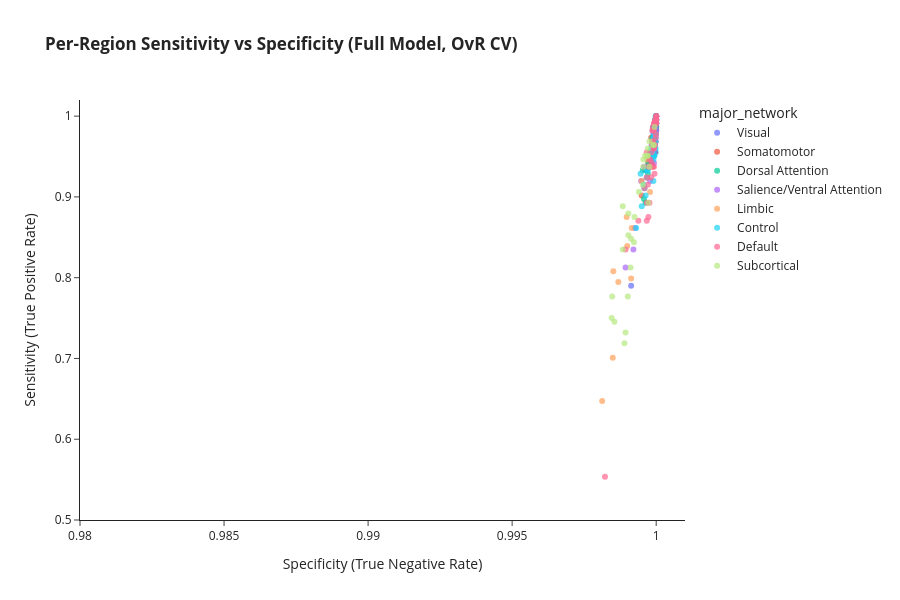

The notebook cell this image was saved under:
### Markdown cell above
**Key observations**

- The model is very strong overall, with mean AUC ≈ 0.998, F1 ≈ 0.93, and extremely high specificity (TNR) ≈ 0.9997, meaning true negatives are almost always correctly identified.  
- Classification performance varies by region: many cortical regions are perfectly discriminable, while subcortical and limbic areas are harder to classify.  
- The model relies more on cortical, visual, and motor areas for accurate predictions.  
- High specificity (TNR) across regions indicates false positives are rare, but low sensitivity (TPR) in some regions means the model can miss true positives there.  

**Top 10 most discriminable regions**

- These regions have AUC = 1.0, so the classifier can perfectly separate the target class from all others.  
- Most belong to Visual, Somatomotor, Salience/Ventral Attention, Control, and Default networks.  
- Sensitivity and specificity are both very high, close to 100%, so the model detects positives and negatives almost perfectly in these areas.  
- **Interpretation:** These regions are highly informative for the task, and the model relies heavily on them for classification.  

**Bottom 10 least discriminable regions**

- These regions have the lowest AUCs (≈ 0.964–0.990), so the model is less confident distinguishing their activity.  
- They are mostly in Subcortical and Limbic networks, which are harder to classify.  
- Sensitivity (TPR) is relatively low (≈ 37.9–79.5%), while specificity (TNR) remains very high (≈ 99.8–99.9%).  

**Interpretation:** The model rarely mislabels negatives (high specificity) but often misses positives (low sensitivity), so these regions are less informative for classification.  

**Example: low sensitivity, high specificity**

Suppose there are 100 samples for a given brain region:

| Actual / Predicted | Predicted positive | Predicted negative |
|--------------------|--------------------|--------------------|
| Positive (20)      | 8                  | 12                 |
| Negative (80)      | 1                  | 79                 |

**Metrics**

- Sensitivity (True Positive Rate):  
  \(\text{TPR} = \frac{\text{TP}}{\text{TP} + \text{FN}} = \frac{8}{8 + 12} = 0.4\) → low.  
  The model misses 12 out of 20 actual positives.  

- Specificity (True Negative Rate):  
  \(\text{TNR} = \frac{\text{TN}}{\text{TN} + \text{FP}} = \frac{79}{79 + 1} = 0.9875\) → very high.  
  The model almost never mislabels negatives as positive.  

**Interpretation**

- This region provides little useful information for detecting positives, because the model often fails to identify positive cases.  
- However, it is still “safe” in the sense that it does not produce many false alarms, due to high specificity.  
- In the results table, subcortical and limbic regions behave like this: they are hard for the model to recognize as positive, but they almost never cause false positives, making them less informative than the top regions where both sensitivity and specificity are near 100%.

### Code cell
# =============================================================================
# SENSITIVITY VS SPECIFICITY SCATTER
# =============================================================================

fig = px.scatter(
    binary_full_ovr_cv,
    x='specificity', y='sensitivity',
    color='major_network',
    hover_data=['region_name', 'auc_roc', 'f1'],
    opacity=0.7,
    title='<b>Per-Region Sensitivity vs Specificity (Full Model, OvR CV)</b>'
)

fig.add_hline(y=0.9, line_dash='dash', line_color='gray', opacity=0.5)
fig.add_vline(x=0.995, line_dash='dash', line_color='gray', opacity=0.5)

fig.update_layout(
    xaxis_title='Specificity (True Negative Rate)',
    yaxis_title='Sensitivity (True Positive Rate)',
    template='simple_white',
    height=600, width=900,
    xaxis=dict(range=[0.98, 1.001]),
    yaxis=dict(range=[0.5, 1.02])
)
fig.show()

### Figure 1 — Plotly figure (JSON) as saved in the notebook; plotly's stock layout.template omitted (floating-point values rounded to 4 significant figures; data arrays with more than 128 entries replaced by an {"elided": "..."} marker saying what was removed)
{"data": [{"customdata": [["LH_VisCent_ExStr_2", 0.9991, 0.9248], ["LH_VisCent_ExStr_1", 1, 1], ["LH_VisCent_Striate_1", 1.0, 0.9955], ["LH_VisCent_ExStr_3", 0.9998, 0.9778], ["LH_VisCent_ExStr_4", 1.0, 0.991], ["LH_VisCent_ExStr_5", 1, 0.9978], ["LH_VisPeri_ExStrInf_1", 0.9999, 0.9776], ["LH_VisPeri_ExStrInf_2", 0.9999, 0.9643], ["LH_VisPeri_ExStrInf_3", 0.9928, 0.7937], ["LH_VisPeri_StriCal_1", 1, 1], ["LH_VisPeri_ExStrSup_1", 1.0, 0.9844], ["LH_VisPeri_ExStrSup_2", 1.0, 0.9978], ["RH_VisCent_ExStr_1", 1, 1], ["RH_VisCent_ExStr_2", 0.9999, 0.9705], ["RH_VisCent_Striate_1", 1, 0.9978], ["RH_VisCent_ExStr_3", 0.9998, 0.9443], ["RH_VisCent_ExStr_4", 1.0, 0.9933], ["RH_VisCent_ExStr_5", 1.0, 0.9955], ["RH_VisPeri_ExStrInf_1", 1.0, 0.9955], ["RH_VisPeri_ExStrInf_2", 0.9999, 0.9777], ["RH_VisPeri_StriCal_1", 1, 1], ["RH_VisPeri_ExStrSup_1", 1.0, 0.9955], ["RH_VisPeri_ExStrSup_2", 1, 0.9955], ["RH_VisPeri_ExStrSup_3", 1.0, 0.9842]], "hovertemplate": "major_network=Visual<br>specificity=%{x}<br>sensitivity=%{y}<br>region_name=%{customdata[0]}<br>auc_roc=%{customdata[1]}<br>f1=%{customdata[2]}<extra></extra>", "legendgroup": "Visual", "marker": {"color": "#636efa", "opacity": 0.7, "symbol": "circle"}, "mode": "markers", "name": "Visual", "orientation": "v", "showlegend": true, "type": "scatter", "x": [0.9996, 1.0, 1.0, 0.9999, 1.0, 1.0, 0.9999, 0.9998, 0.9991, 1.0, 0.9999, 1.0, 1.0, 0.9999, 1.0, 0.9997, 1.0, 1.0, 1.0, 0.9999, 1.0, 1.0, 1.0, 1.0], "xaxis": "x", "y": [0.933, 1.0, 0.9955, 0.9821, 0.9866, 0.9955, 0.9732, 0.9643, 0.7902, 1.0, 0.9866, 0.9955, 1.0, 0.9554, 0.9955, 0.9464, 0.9866, 0.9911, 0.9955, 0.9777, 1.0, 0.9955, 0.9911, 0.9732], "yaxis": "y"}, {"customdata": [["LH_SomMotA_1", 0.9999, 0.9707], ["LH_SomMotA_2", 0.9992, 0.9528], ["LH_SomMotA_3", 1.0, 0.9888], ["LH_SomMotA_4", 0.9999, 0.9709], ["LH_SomMotA_5", 1.0, 0.9797], ["LH_SomMotA_6", 0.9998, 0.9865], ["LH_SomMotA_7", 1.0, 0.9911], ["LH_SomMotA_8", 1.0, 0.9798], ["LH_SomMotB_Aud_1", 1.0, 0.9483], ["LH_SomMotB_Aud_2", 1.0, 0.9821], ["LH_SomMotB_S2_1", 0.9987, 0.8938], ["LH_SomMotB_S2_2", 1.0, 0.991], ["LH_SomMotB_Aud_3", 0.9992, 0.9399], ["LH_SomMotB_S2_3", 0.9999, 0.964], ["LH_SomMotB_Cent_1", 1, 1], ["LH_SomMotB_Cent_2", 0.9997, 0.953], ["RH_SomMotA_1", 1.0, 0.98], ["RH_SomMotA_2", 0.9999, 0.9775], ["RH_SomMotA_3", 0.9999, 0.9526], ["RH_SomMotA_4", 1.0, 0.9843], ["RH_SomMotA_5", 0.9993, 0.9396], ["RH_SomMotA_6", 1.0, 0.9753], ["RH_SomMotA_7", 1.0, 0.9667], ["RH_SomMotA_8", 0.9999, 0.9753], ["RH_SomMotA_9", 0.9998, 0.9754], ["RH_SomMotA_10", 1.0, 0.991], ["RH_SomMotA_11", 0.9998, 0.9865], ["RH_SomMotB_Aud_1", 0.9999, 0.9798], ["RH_SomMotB_Aud_2", 0.9998, 0.9663], ["RH_SomMotB_S2_1", 0.9999, 0.9545], ["RH_SomMotB_S2_2", 0.9999, 0.9685], ["RH_SomMotB_S2_3", 1.0, 0.9933], ["RH_SomMotB_S2_4", 1.0, 0.9888], ["RH_SomMotB_Cent_1", 1, 1]], "hovertemplate": "major_network=Somatomotor<br>specificity=%{x}<br>sensitivity=%{y}<br>region_name=%{customdata[0]}<br>auc_roc=%{customdata[1]}<br>f1=%{customdata[2]}<extra></extra>", "legendgroup": "Somatomotor", "marker": {"color": "#EF553B", "opacity": 0.7, "symbol": "circle"}, "mode": "markers", "name": "Somatomotor", "orientation": "v", "showlegend": true, "type": "scatter", "x": [0.9999, 0.9998, 1.0, 0.9999, 1.0, 1.0, 1.0, 0.9999, 0.9998, 0.9999, 0.9995, 1.0, 0.9997, 0.9999, 1.0, 0.9998, 0.9999, 0.9999, 0.9998, 0.9999, 0.9997, 0.9999, 0.9998, 0.9999, 0.9999, 1.0, 1.0, 0.9999, 0.9999, 0.9999, 0.9999, 1.0, 1.0, 1.0], "xaxis": "x", "y": [0.9598, 0.9464, 0.9866, 0.9688, 0.9688, 0.9777, 0.9911, 0.9732, 0.942, 0.9821, 0.9018, 0.9821, 0.942, 0.9554, 1.0, 0.9509, 0.9866, 0.9688, 0.942, 0.9821, 0.9375, 0.9688, 0.9732, 0.9688, 0.9732, 0.9866, 0.9821, 0.9732, 0.9598, 0.9375, 0.9598, 0.9955, 0.9821, 1.0], "yaxis": "y"}, {"customdata": [["LH_DorsAttnA_TempOcc_1", 0.9999, 0.9661], ["LH_DorsAttnA_TempOcc_2", 1.0, 0.9705], ["LH_DorsAttnA_ParOcc_1", 0.9979, 0.8993], ["LH_DorsAttnA_SPL_1", 0.9999, 0.9843], ["LH_DorsAttnA_SPL_2", 1.0, 0.991], ["LH_DorsAttnA_SPL_3", 0.9998, 0.9333], ["LH_DorsAttnB_PostC_1", 1.0, 0.9819], ["LH_DorsAttnB_PostC_2", 1.0, 0.9752], ["LH_DorsAttnB_PostC_3", 0.9999, 0.971], ["LH_DorsAttnB_PostC_4", 1.0, 0.9843], ["LH_DorsAttnB_FEF_1", 0.9992, 0.9306], ["RH_DorsAttnA_TempOcc_1", 0.9999, 0.9749], ["RH_DorsAttnA_ParOcc_1", 0.999, 0.9029], ["RH_DorsAttnA_SPL_1", 1.0, 0.9865], ["RH_DorsAttnA_SPL_2", 1.0, 0.9955], ["RH_DorsAttnA_SPL_3", 0.9999, 0.9775], ["RH_DorsAttnA_SPL_4", 1.0, 0.9933], ["RH_DorsAttnB_PostC_1", 1.0, 0.9708], ["RH_DorsAttnB_PostC_2", 0.9998, 0.9399], ["RH_DorsAttnB_PostC_3", 1.0, 0.9933], ["RH_DorsAttnB_PostC_4", 1.0, 0.9888], ["RH_DorsAttnB_FEF_1", 0.9969, 0.9147]], "hovertemplate": "major_network=Dorsal Attention<br>specificity=%{x}<br>sensitivity=%{y}<br>region_name=%{customdata[0]}<br>auc_roc=%{customdata[1]}<br>f1=%{customdata[2]}<extra></extra>", "legendgroup": "Dorsal Attention", "marker": {"color": "#00cc96", "opacity": 0.7, "symbol": "circle"}, "mode": "markers", "name": "Dorsal Attention", "orientation": "v", "showlegend": true, "type": "scatter", "x": [0.9999, 0.9999, 0.9996, 1.0, 1.0, 0.9997, 1.0, 0.9999, 0.9999, 0.9999, 0.9997, 1.0, 0.9996, 1.0, 1.0, 0.9999, 1.0, 0.9999, 0.9997, 1.0, 1.0, 0.9995], "xaxis": "x", "y": [0.9554, 0.9554, 0.8973, 0.9777, 0.9866, 0.9375, 0.9688, 0.9643, 0.9732, 0.9821, 0.9286, 0.9554, 0.8929, 0.9777, 0.9911, 0.9688, 0.9866, 0.9643, 0.942, 0.9911, 0.9821, 0.933], "yaxis": "y"}, {"customdata": [["LH_SalVentAttnA_ParOper_1", 1, 0.9843], ["LH_SalVentAttnA_Ins_1", 0.9996, 0.9211], ["LH_SalVentAttnA_FrOper_1", 0.9998, 0.9528], ["LH_SalVentAttnA_FrOper_2", 1.0, 0.9727], ["LH_SalVentAttnA_ParMed_1", 1.0, 0.991], ["LH_SalVentAttnA_FrMed_1", 1, 0.991], ["LH_SalVentAttnA_FrMed_2", 1.0, 0.9729], ["LH_SalVentAttnB_IPL_1", 0.9999, 0.9664], ["LH_SalVentAttnB_PFCl_1", 0.9997, 0.9375], ["LH_SalVentAttnB_Ins_1", 1.0, 0.964], ["LH_SalVentAttnB_PFCmp_1", 1.0, 0.9888], ["RH_SalVentAttnA_ParOper_1", 1.0, 0.9865], ["RH_SalVentAttnA_PrC_1", 0.9969, 0.8274], ["RH_SalVentAttnA_Ins_1", 0.9923, 0.7896], ["RH_SalVentAttnA_Ins_2", 0.9999, 0.9342], ["RH_SalVentAttnA_FrOper_1", 1.0, 0.9865], ["RH_SalVentAttnA_FrMed_1", 1.0, 0.9819], ["RH_SalVentAttnA_ParMed_1", 0.9951, 0.8484], ["RH_SalVentAttnA_ParMed_2", 1.0, 0.9708], ["RH_SalVentAttnA_FrMed_2", 1.0, 0.9776], ["RH_SalVentAttnB_IPL_1", 0.9999, 0.9613], ["RH_SalVentAttnB_PFClv_1", 0.9999, 0.9638], ["RH_SalVentAttnB_PFCl_1", 0.9996, 0.9663], ["RH_SalVentAttnB_Ins_1", 0.9992, 0.9015], ["RH_SalVentAttnB_Ins_2", 1.0, 0.9774], ["RH_SalVentAttnB_PFCmp_1", 1.0, 0.9822]], "hovertemplate": "major_network=Salience/Ventral Attention<br>specificity=%{x}<br>sensitivity=%{y}<br>region_name=%{customdata[0]}<br>auc_roc=%{customdata[1]}<br>f1=%{customdata[2]}<extra></extra>", "legendgroup": "Salience/Ventral Attention", "marker": {"color": "#ab63fa", "opacity": 0.7, "symbol": "circle"}, "mode": "markers", "name": "Salience/Ventral Attention", "orientation": "v", "showlegend": true, "type": "scatter", "x": [1.0, 0.9996, 0.9998, 1.0, 1.0, 1.0, 0.9999, 0.9999, 0.9997, 0.9999, 1.0, 1.0, 0.9992, 0.9989, 0.9998, 1.0, 1.0, 0.9993, 0.9999, 0.9999, 0.9999, 0.9999, 0.9999, 0.9995, 1.0, 0.9999], "xaxis": "x", "y": [0.9777, 0.9375, 0.9464, 0.9554, 0.9866, 0.9821, 0.9598, 0.9643, 0.9375, 0.9554, 0.9866, 0.9821, 0.8348, 0.8125, 0.9196, 0.9777, 0.9688, 0.8616, 0.9643, 0.9732, 0.942, 0.9509, 0.9598, 0.9196, 0.9643, 0.9866], "yaxis": "y"}, {"customdata": [["LH_LimbicB_OFC_1", 0.9943, 0.751], ["LH_LimbicB_OFC_2", 0.9998, 0.9532], ["LH_LimbicA_TempPole_1", 0.9979, 0.8288], ["LH_LimbicA_TempPole_2", 0.9953, 0.7991], ["LH_LimbicA_TempPole_3", 0.9887, 0.7574], ["LH_LimbicA_TempPole_4", 0.9839, 0.6223], ["RH_LimbicB_OFC_1", 0.9993, 0.9381], ["RH_LimbicB_OFC_2", 0.9991, 0.9262], ["RH_LimbicB_OFC_3", 1.0, 0.9933], ["RH_LimbicB_OFC_4", 0.9993, 0.9269], ["RH_LimbicA_TempPole_1", 0.9965, 0.8373], ["RH_LimbicA_TempPole_2", 0.995, 0.8103], ["RH_LimbicA_TempPole_3", 0.9914, 0.6841], ["RH_LimbicA_TempPole_4", 0.9991, 0.9035]], "hovertemplate": "major_network=Limbic<br>specificity=%{x}<br>sensitivity=%{y}<br>region_name=%{customdata[0]}<br>auc_roc=%{customdata[1]}<br>f1=%{customdata[2]}<extra></extra>", "legendgroup": "Limbic", "marker": {"color": "#FFA15A", "opacity": 0.7, "symbol": "circle"}, "mode": "markers", "name": "Limbic", "orientation": "v", "showlegend": true, "type": "scatter", "x": [0.9985, 0.9998, 0.999, 0.9991, 0.9987, 0.9981, 0.9997, 0.9997, 1.0, 0.9998, 0.9991, 0.999, 0.9985, 0.9995], "xaxis": "x", "y": [0.808, 0.9554, 0.875, 0.7991, 0.7946, 0.6473, 0.9464, 0.9241, 0.9911, 0.9062, 0.8616, 0.8393, 0.7009, 0.9196], "yaxis": "y"}, {"customdata": [["LH_ContA_Temp_1", 0.9977, 0.8521], ["LH_ContA_IPS_1", 1.0, 0.9843], ["LH_ContA_IPS_2", 1.0, 0.9774], ["LH_ContA_IPS_3", 0.9998, 0.966], ["LH_ContA_PFCd_1", 0.9997, 0.9554], ["LH_ContA_PFClv_1", 0.9997, 0.9615], ["LH_ContA_PFCl_1", 1.0, 0.9754], ["LH_ContA_PFCl_2", 0.999, 0.9079], ["LH_ContA_PFCl_3", 0.9991, 0.9091], ["LH_ContA_Cingm_1", 0.9991, 0.9289], ["LH_ContB_Temp_1", 0.9991, 0.9396], ["LH_ContB_IPL_1", 0.9999, 0.9708], ["LH_ContB_PFCl_1", 0.9996, 0.9598], ["LH_ContB_PFClv_1", 1.0, 0.9682], ["LH_ContB_PFClv_2", 0.9991, 0.8864], ["LH_ContC_pCun_1", 1, 0.9978], ["LH_ContC_pCun_2", 1.0, 0.9955], ["LH_ContC_Cingp_1", 1.0, 0.9911], ["RH_ContA_IPS_1", 1.0, 0.9821], ["RH_ContA_IPS_2", 1, 0.9978], ["RH_ContA_PFCd_1", 0.9989, 0.964], ["RH_ContA_PFCl_1", 0.9999, 0.964], ["RH_ContA_PFCl_2", 0.9999, 0.9471], ["RH_ContA_Cingm_1", 0.9992, 0.9043], ["RH_ContB_Temp_1", 0.9999, 0.9797], ["RH_ContB_Temp_2", 0.9989, 0.9087], ["RH_ContB_IPL_1", 1.0, 0.9773], ["RH_ContB_IPL_2", 1.0, 0.9821], ["RH_ContB_PFCld_1", 0.9992, 0.9241], ["RH_ContB_PFCld_2", 1.0, 0.9638], ["RH_ContB_PFClv_1", 0.9996, 0.933], ["RH_ContB_PFClv_2", 0.9996, 0.9554], ["RH_ContB_PFCmp_1", 1.0, 0.982], ["RH_ContB_PFCld_3", 0.9999, 0.9776], ["RH_ContC_pCun_1", 1, 0.9978], ["RH_ContC_pCun_2", 1.0, 0.9955], ["RH_ContC_Cingp_1", 1.0, 0.9933]], "hovertemplate": "major_network=Control<br>specificity=%{x}<br>sensitivity=%{y}<br>region_name=%{customdata[0]}<br>auc_roc=%{customdata[1]}<br>f1=%{customdata[2]}<extra></extra>", "legendgroup": "Control", "marker": {"color": "#19d3f3", "opacity": 0.7, "symbol": "circle"}, "mode": "markers", "name": "Control", "orientation": "v", "showlegend": true, "type": "scatter", "x": [0.9993, 0.9999, 1.0, 0.9999, 0.9998, 0.9999, 0.9999, 0.9996, 0.9996, 0.9997, 0.9997, 0.9999, 0.9998, 0.9999, 0.9995, 1.0, 1.0, 1.0, 0.9999, 1.0, 0.9999, 0.9999, 0.9999, 0.9995, 1.0, 0.9996, 1.0, 0.9999, 0.9997, 0.9999, 0.9997, 0.9998, 1.0, 0.9999, 1.0, 1.0, 1.0], "xaxis": "x", "y": [0.8616, 0.9821, 0.9643, 0.9509, 0.9554, 0.9464, 0.9732, 0.9018, 0.9152, 0.933, 0.9375, 0.9643, 0.9598, 0.9509, 0.8884, 0.9955, 0.9911, 0.9911, 0.9777, 0.9955, 0.9554, 0.9554, 0.9196, 0.9286, 0.9688, 0.9107, 0.9598, 0.9777, 0.9241, 0.9509, 0.933, 0.9554, 0.9732, 0.9732, 1.0, 0.9955, 0.9911], "yaxis": "y"}, {"customdata": {"elided": "43x3 mixed values"}, "hovertemplate": "major_network=Default<br>specificity=%{x}<br>sensitivity=%{y}<br>region_name=%{customdata[0]}<br>auc_roc=%{customdata[1]}<br>f1=%{customdata[2]}<extra></extra>", "legendgroup": "Default", "marker": {"color": "#FF6692", "opacity": 0.7, "symbol": "circle"}, "mode": "markers", "name": "Default", "orientation": "v", "showlegend": true, "type": "scatter", "x": [1.0, 0.9999, 1.0, 0.9999, 1.0, 0.9998, 1.0, 1.0, 0.9999, 0.9997, 0.9999, 0.9999, 0.9997, 1.0, 1.0, 0.9999, 0.9999, 0.9997, 0.9994, 0.9998, 0.9999, 0.9999, 1.0, 0.9999, 0.9998, 0.9989, 0.9998, 0.9998, 1.0, 0.9999, 0.9982, 1.0, 0.9997, 0.9999, 1.0, 0.9999, 0.9998, 1.0, 0.9999, 0.9997, 0.9997, 0.9996, 0.9997], "xaxis": "x", "y": [0.9911, 0.9821, 0.9955, 0.9911, 0.9955, 0.9554, 0.9732, 1.0, 0.9286, 0.8705, 0.9643, 0.9598, 0.875, 0.9911, 0.9777, 0.9598, 0.9688, 0.9554, 0.8705, 0.9464, 0.9821, 0.9375, 0.9911, 0.9643, 0.8929, 0.8348, 0.9241, 0.9375, 1.0, 0.9911, 0.5536, 0.9911, 0.9375, 0.9688, 0.9643, 0.9911, 0.942, 0.9955, 0.9821, 0.9152, 0.8929, 0.9107, 0.9241], "yaxis": "y"}, {"customdata": [["aHIP-rh", 0.9996, 0.919], ["pHIP-rh", 0.9968, 0.8215], ["lAMY-rh", 0.988, 0.7285], ["mAMY-rh", 0.9969, 0.8344], ["THA-DP-rh", 0.9888, 0.7119], ["THA-VP-rh", 0.9948, 0.7941], ["THA-VA-rh", 1.0, 0.9471], ["THA-DA-rh", 0.9974, 0.9051], ["NAc-shell-rh", 0.9935, 0.7296], ["NAc-core-rh", 0.9974, 0.854], ["pGP-rh", 0.9645, 0.4615], ["aGP-rh", 0.9679, 0.4019], ["aPUT-rh", 0.9997, 0.9866], ["pPUT-rh", 0.9998, 0.9404], ["aCAU-rh", 1.0, 0.9581], ["pCAU-rh", 0.9997, 0.9237], ["aHIP-lh", 0.9996, 0.9132], ["pHIP-lh", 0.9945, 0.7751], ["lAMY-lh", 0.9917, 0.7167], ["mAMY-lh", 0.9977, 0.8279], ["THA-DP-lh", 0.9895, 0.7404], ["THA-VP-lh", 0.9971, 0.8053], ["THA-VA-lh", 0.9999, 0.9417], ["THA-DA-lh", 0.9971, 0.8865], ["NAc-shell-lh", 0.9954, 0.824], ["NAc-core-lh", 0.9969, 0.8365], ["pGP-lh", 0.9672, 0.433], ["aGP-lh", 0.9656, 0.4322], ["aPUT-lh", 0.9995, 0.973], ["pPUT-lh", 0.9996, 0.9425], ["aCAU-lh", 0.9999, 0.9686], ["pCAU-lh", 0.9996, 0.9322]], "hovertemplate": "major_network=Subcortical<br>specificity=%{x}<br>sensitivity=%{y}<br>region_name=%{customdata[0]}<br>auc_roc=%{customdata[1]}<br>f1=%{customdata[2]}<extra></extra>", "legendgroup": "Subcortical", "marker": {"color": "#B6E880", "opacity": 0.7, "symbol": "circle"}, "mode": "markers", "name": "Subcortical", "orientation": "v", "showlegend": true, "type": "scatter", "x": [0.9996, 0.999, 0.9989, 0.9992, 0.9985, 0.9988, 0.9997, 0.9995, 0.9985, 0.9992, 0.9976, 0.9978, 0.9999, 0.9997, 0.9998, 0.9996, 0.9997, 0.999, 0.9986, 0.9991, 0.9989, 0.9991, 0.9998, 0.9994, 0.9988, 0.999, 0.9975, 0.9977, 0.9999, 0.9997, 0.9999, 0.9996], "xaxis": "x", "y": [0.9375, 0.8527, 0.7188, 0.8438, 0.75, 0.8348, 0.9598, 0.9152, 0.7768, 0.875, 0.4688, 0.3795, 0.9866, 0.9509, 0.9688, 0.9464, 0.8929, 0.7768, 0.7455, 0.8482, 0.7321, 0.8125, 0.9375, 0.9062, 0.8884, 0.8795, 0.433, 0.4196, 0.9643, 0.9509, 0.9643, 0.9509], "yaxis": "y"}], "layout": {"height": 600, "legend": {"title": {"text": "major_network"}, "tracegroupgap": 0}, "shapes": [{"line": {"color": "gray", "dash": "dash"}, "opacity": 0.5, "type": "line", "x0": 0, "x1": 1, "xref": "x domain", "y0": 0.9, "y1": 0.9, "yref": "y"}, {"line": {"color": "gray", "dash": "dash"}, "opacity": 0.5, "type": "line", "x0": 0.995, "x1": 0.995, "xref": "x", "y0": 0, "y1": 1, "yref": "y domain"}], "title": {"text": "<b>Per-Region Sensitivity vs Specificity (Full Model, OvR CV)</b>"}, "width": 900, "xaxis": {"anchor": "y", "domain": [0, 1], "range": [0.98, 1.001], "title": {"text": "Specificity (True Negative Rate)"}}, "yaxis": {"anchor": "x", "domain": [0, 1], "range": [0.5, 1.02], "title": {"text": "Sensitivity (True Positive Rate)"}}}}
